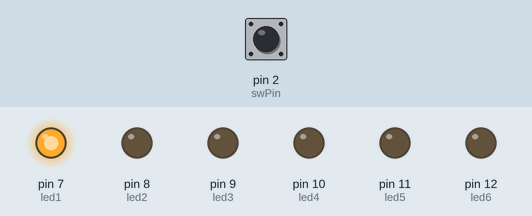
This sketch was run on a simulated Arduino Uno, built with avr-gcc and run on an emulated ATmega328P. Shown: output pins drawn as LEDs (lit = HIGH). The inputs (shaded band) are chosen by the test bench; at power-on: pin 2 (swPin) HIGH.

Above: at 1.2 s.
1.3 s: pin 2 (swPin) pulled LOW for 0.15 s
At 2.6 s:
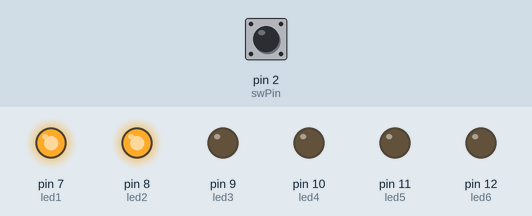
Timing chart, 0 to 4.3 s (numbered marks = the images above; inputs shaded):
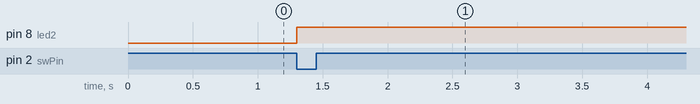

Measured:
- after the input at 1.3 s, pin 8 (led2): LOW → HIGH at once

The sketch:

sketch_may17a.ino
```cpp
const byte swPin = 2;
const byte led1 = 7;
const byte led2 = 8;
const byte led3 = 9;
const byte led4 = 10;
const byte led5 = 11;
const byte led6 = 12;
volatile bool state =LOW;
void swISR() {
  state = !state;

    digitalWrite(led2,HIGH);

  }
void setup() {
  pinMode(led1,OUTPUT);
  pinMode(led2,OUTPUT);
  pinMode(led3,OUTPUT);
  pinMode(led4,OUTPUT);
  pinMode(led5,OUTPUT);
  pinMode(led6,OUTPUT);
  digitalWrite(led1,HIGH);
  attachInterrupt(0,swISR,CHANGE);
}

void loop() {

}
```
